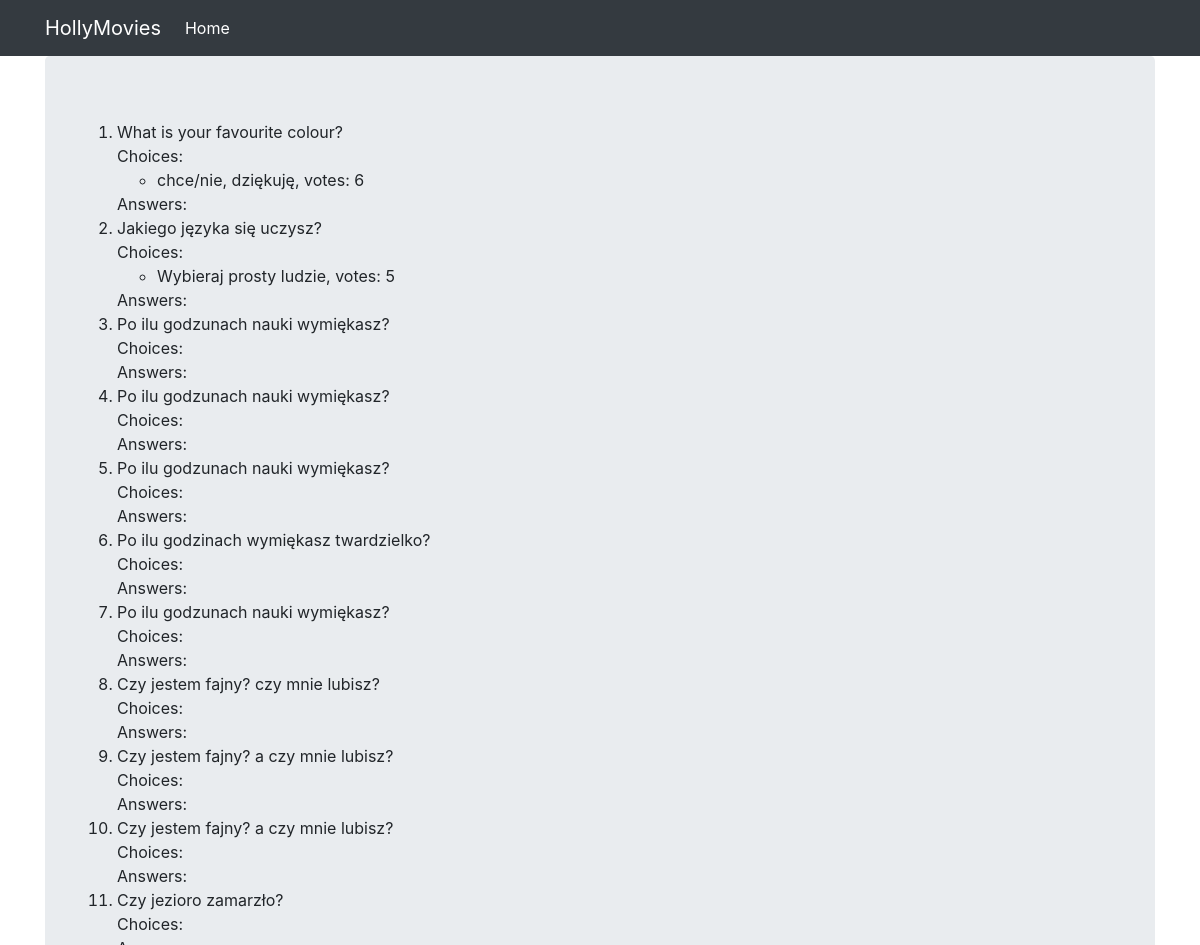
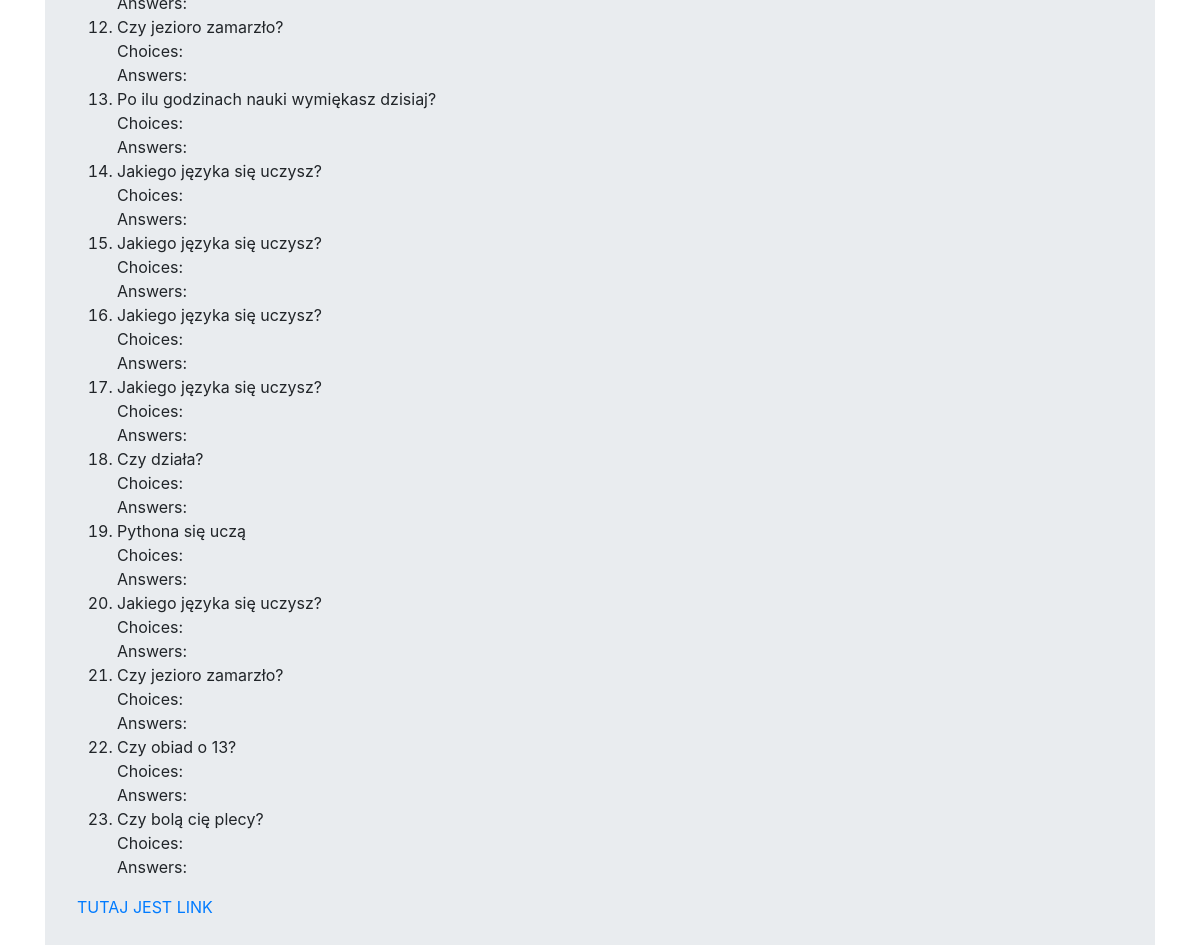
The page /polls/my-polls/ on the database its author committed (2 pictures, top to bottom).
### polls/models.py (models this page shows, shortened)
class Question(models.Model):
    question_text = models.CharField(max_length=250)
    pub_date = models.DateTimeField()

class Choice(models.Model):
    question = models.ForeignKey(Question, on_delete=models.CASCADE, related_name="choices")
    choice_text = models.CharField(max_length=200)
    votes = models.IntegerField(default=0) #jak nie podamy votes ustawi się na default czyli 0

### polls/views.py (the view)
# urls.py: path('polls/', include('polls.urls')),
def polls(request):
    return render(
        request,
        template_name='my_poll.html',
        context={"questions": Question.objects.all()}
    )

### polls/templates/my_poll.html (shortened to what this page needs)
{% extends "base.html" %}
{% block content %}
    <ol>
    {% for q in questions %}
        <li>{{ q.question_text }}</li>
        Choices:
        <ul>
        {% for c in q.choices.all %}
            {% if c.votes > 3 %}
                <li>{{ c.choice_text }}, votes: {{ c.votes }}</li>
            {% endif %}
        {% endfor %}
        </ul>
        Answers:
    {% endfor %}
    </ol>
<a href="{% url 'big-questions' %}">TUTAJ JEST LINK</a>
{% endblock %}

### rows shown on the page
Question: question_text "What is your favourite colour?"
Choice: choice_text "chce/nie, dziękuję", votes "6"
Question: question_text "Jakiego języka się uczysz?"
Choice: choice_text "Wybieraj prosty ludzie", votes "5"
Question: question_text "Po ilu godzunach nauki wymiękasz?"
Question: question_text "Po ilu godzunach nauki wymiękasz?"
Question: question_text "Po ilu godzunach nauki wymiękasz?"
Question: question_text "Po ilu godzinach wymiękasz twardzielko?"
Question: question_text "Po ilu godzunach nauki wymiękasz?"
Question: question_text "Czy jestem fajny? czy mnie lubisz?"
Question: question_text "Czy jestem fajny? a czy mnie lubisz?"
Question: question_text "Czy jestem fajny? a czy mnie lubisz?"
Question: question_text "Czy jezioro zamarzło?"
Question: question_text "Czy jezioro zamarzło?"
Question: question_text "Po ilu godzinach nauki wymiękasz dzisiaj?"
Question: question_text "Jakiego języka się uczysz?"
Question: question_text "Jakiego języka się uczysz?"
Question: question_text "Jakiego języka się uczysz?"
Question: question_text "Jakiego języka się uczysz?"
Question: question_text "Czy działa?"
Question: question_text "Pythona się uczą"
Question: question_text "Jakiego języka się uczysz?"
Question: question_text "Czy jezioro zamarzło?"
Question: question_text "Czy obiad o 13?"
Question: question_text "Czy bolą cię plecy?"
